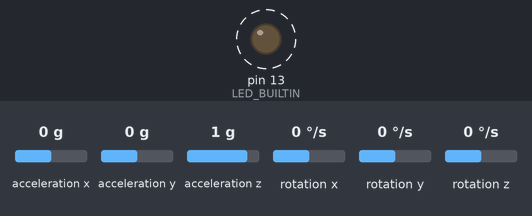
Recording of a sketch running on a simulated Arduino Uno, built with avr-gcc and run on an emulated ATmega328P. Parts: output pins drawn as LEDs (lit = HIGH). Dashed ring = blinking. The test bench sets the inputs (shaded band); at power-on: acceleration x 0 g, acceleration y 0 g, acceleration z 1 g, rotation x 0 °/s, rotation y 0 °/s, rotation z 0 °/s. What the sketch prints to the serial monitor is not drawn.

Above: at 0.2 s.
Timing chart, 0 to 3.0 s (numbered marks = the images above):
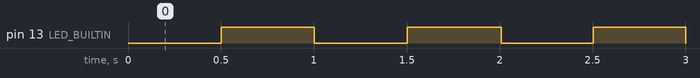

The sketch:

imu_usb_test.ino
```cpp
#include <Arduino.h>
#include <LSM6DS3.h>
#include <Wire.h>

namespace {

constexpr uint32_t kBaudRate = 115200;
constexpr uint32_t kSampleIntervalUs = 20000;  // 50 Hz
constexpr uint32_t kHeartbeatIntervalMs = 500;

LSM6DS3 imu(I2C_MODE, 0x6A);

uint32_t sequence_number = 0;
uint32_t next_sample_us = 0;
uint32_t next_heartbeat_ms = 0;
bool led_on = false;

void setLed(bool on) {
  // The XIAO nRF52840 Sense user LED is active-low.
  digitalWrite(LED_BUILTIN, on ? LOW : HIGH);
}

}  // namespace

void setup() {
  pinMode(LED_BUILTIN, OUTPUT);
  setLed(false);

  Serial.begin(kBaudRate);
  const uint32_t serial_wait_started_ms = millis();
  while (!Serial && millis() - serial_wait_started_ms < 5000) {
    delay(10);
  }

  Wire.begin();
  if (imu.begin() != 0) {
    Serial.println("ERROR,LSM6DS3_NOT_FOUND");
    while (true) {
      setLed(true);
      delay(100);
      setLed(false);
      delay(100);
    }
  }

  Serial.println("LYKON_XIAO_IMU_V1");
  Serial.println("seq,timestamp_us,acc_x_g,acc_y_g,acc_z_g,gyro_x_dps,gyro_y_dps,gyro_z_dps");

  next_sample_us = micros();
  next_heartbeat_ms = millis();
}

void loop() {
  const uint32_t now_ms = millis();
  if (static_cast<int32_t>(now_ms - next_heartbeat_ms) >= 0) {
    led_on = !led_on;
    setLed(led_on);
    next_heartbeat_ms += kHeartbeatIntervalMs;
  }

  const uint32_t now_us = micros();
  if (static_cast<int32_t>(now_us - next_sample_us) < 0) {
    return;
  }
  next_sample_us += kSampleIntervalUs;

  const float acc_x = imu.readFloatAccelX();
  const float acc_y = imu.readFloatAccelY();
  const float acc_z = imu.readFloatAccelZ();
  const float gyro_x = imu.readFloatGyroX();
  const float gyro_y = imu.readFloatGyroY();
  const float gyro_z = imu.readFloatGyroZ();

  Serial.print(sequence_number++);
  Serial.print(',');
  Serial.print(now_us);
  Serial.print(',');
  Serial.print(acc_x, 6);
  Serial.print(',');
  Serial.print(acc_y, 6);
  Serial.print(',');
  Serial.print(acc_z, 6);
  Serial.print(',');
  Serial.print(gyro_x, 6);
  Serial.print(',');
  Serial.print(gyro_y, 6);
  Serial.print(',');
  Serial.println(gyro_z, 6);
}
```

Measured:
- by itself, pin 13 (LED_BUILTIN): alternates HIGH for 0.50 s and LOW for 0.50 s
